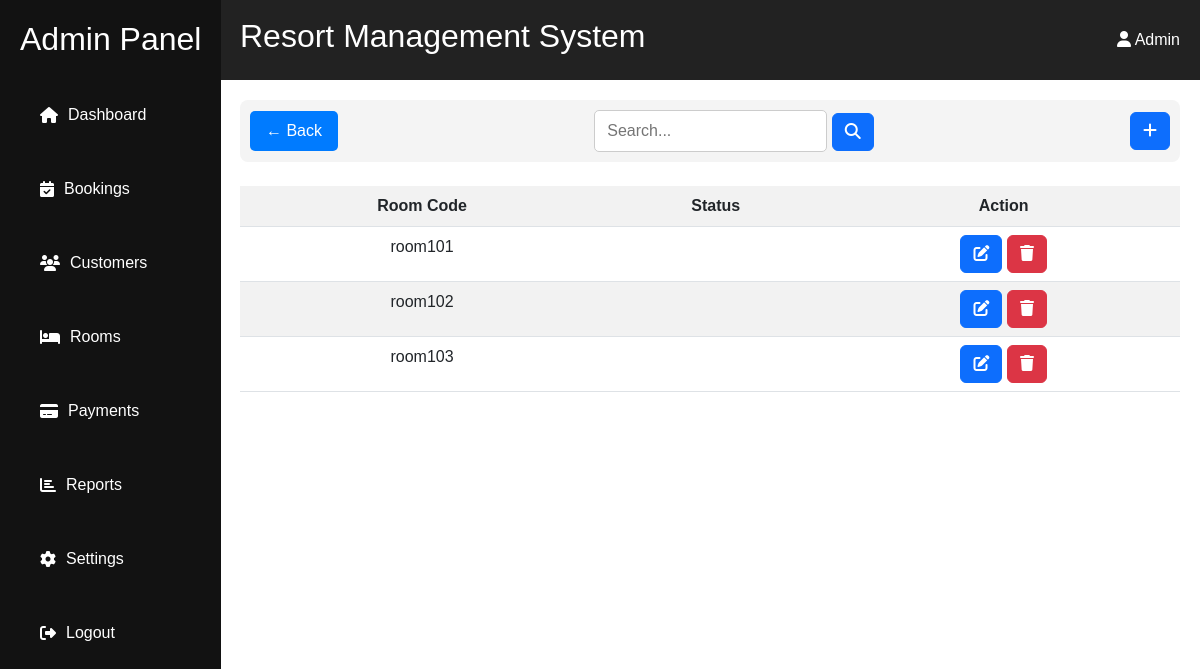
The app's page /admin/rooms/index.php with its own data.
### tables this page shows
CREATE TABLE IF NOT EXISTS `room` (
  `room_id` int(11) NOT NULL AUTO_INCREMENT,
  `room_code` varchar(50) NOT NULL,
  `room_type` enum('standard','premium') NOT NULL,
  `room_status` enum('available','booked','under maintenance') NOT NULL,
  `price` decimal(10,0) NOT NULL,
  `created_at` timestamp NOT NULL DEFAULT current_timestamp(),
  `updated_at` timestamp NOT NULL DEFAULT current_timestamp(),
  PRIMARY KEY (`room_id`),
  UNIQUE KEY `room_ code` (`room_code`)
);

### admin/rooms/index.php (the view, shortened to what this page needs)
<?php
include('../../resources/database/config.php');
?>
<div class="content" style="color:black;">
    <?php include ('filter.php'); ?>
    <br>
    <table class="table table-striped" style="text-align: center;">
        <tr>
        <th>Room Code</th>
        <th>Status</th>
        <th>Action</th>
        </tr>
        <?php
       while($row=mysqli_fetch_assoc($result)){
        print "<tr>
        <td>{$row['room_code']}</td>
        <td>{$row['status']}</td>
        <td><a href='edit.php?id={$row['room_id']}' class='btn btn-primary'><i class='fas fa-edit'></i></a>
        <a href='delete.php?id={$row['room_id']}&index_click=true' class='btn btn-danger'><i class='fas fa-trash'></i></a></td>
        </tr>";
       }
        ?>
    </table>
</div>

### records on screen
room: room_code "room101"
room: room_code "room102"
room: room_code "room103"
